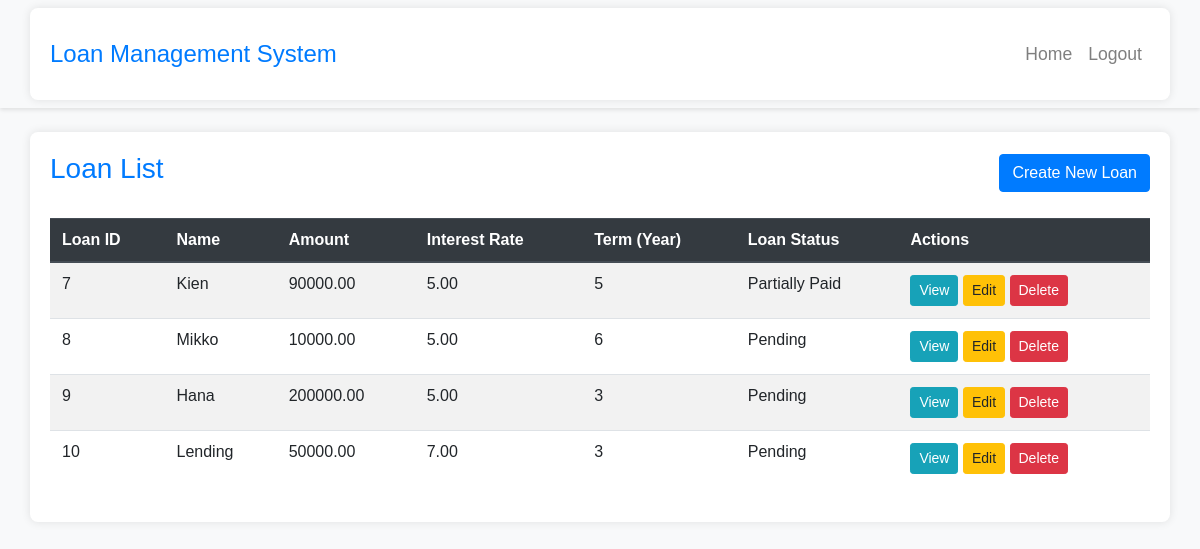
Page /loans/ (signed in) on the committed database.
### loans/models.py (models this page shows, shortened)
class Loan(models.Model):
    user = models.ForeignKey(User, on_delete=models.CASCADE)
    name = models.CharField(max_length=100, null = True)
    amount = models.DecimalField(max_digits=10, decimal_places=2)
    interest_rate = models.DecimalField(max_digits=5, decimal_places=2)
    term_year = models.IntegerField()
    start_date = models.DateField(default="yyyy-mm-dd")
    status = models.CharField(max_length=20, default='Pending')

### loans/views.py (the view)
# urls.py: path('', views.loan_list, name='loan_list'),
@login_required
def loan_list(request):
    loans = Loan.objects.all()
    return render(request, 'loans/loan_list.html', {'loans': loans})

### loans/templates/loans/loan_list.html (shortened to what this page needs)
{% extends "index.html" %}
{% block content %}
<div class="d-flex justify-content-between align-items-center mb-4">
    <h1 class="h3">Loan List</h1>
    <a href="{% url 'loan_create' %}" class="btn btn-primary">Create New Loan</a>
</div>
<div class="table-responsive">
    <table class="table table-hover table-striped">
        <thead class="thead-dark">
            <tr>
                <th scope="col">Loan ID</th>
                <th scope="col">Name</th>
                <th scope="col">Amount</th>
                <th scope="col">Interest Rate</th>
                <th scope="col">Term (Year)</th>
                <th scope="col">Loan Status</th>
                <th scope="col">Actions</th>
            </tr>
        </thead>
        <tbody>
            {% for loan in loans %}
            <tr>
                <td>{{ loan.id }}</td>
                <td>{{ loan.name }}</td>
                <td>{{ loan.amount }}</td>
                <td>{{ loan.interest_rate }}</td>
                <td>{{ loan.term_year }}</td>
                <td>{{ loan.status }}</td>
                <td>
                    <a href="{% url 'loan_detail' loan.id %}" class="btn btn-info btn-sm">View</a>
                    <a href="{% url 'loan_update' loan.id %}" class="btn btn-warning btn-sm">Edit</a>
                    <a href="{% url 'loan_delete' loan.id %}" class="btn btn-danger btn-sm">Delete</a>
                </td>
            </tr>
            {% endfor %}
        </tbody>
    </table>
</div>
{% endblock %}

### loans/templates/index.html (shortened to what this page needs)
{% load static %}
<html lang="en">
<head>
    <link href="https://stackpath.bootstrapcdn.com/bootstrap/4.5.2/css/bootstrap.min.css" rel="stylesheet">
    <link rel="stylesheet" type="text/css" href="{% static 'loans/style.css' %}">
</head>
<body>
    <nav class="navbar navbar-expand-lg navbar-light bg-light">
        <div class="container">
            <a class="navbar-brand" href="#">Loan Management System</a>
            <div class="collapse navbar-collapse" id="navbarNav">
                <ul class="navbar-nav ml-auto">
                    <li class="nav-item"><a class="nav-link" href="{% url 'loan_list' %}">Home</a></li>
                    {% if user.is_authenticated %}
                    <li class="nav-item"><a class="nav-link" href="{% url 'logout' %}">Logout</a></li>
                    {% else %}
                    <li class="nav-item"><a class="nav-link" href="{% url 'login' %}">Login</a></li>
                    {% endif %}
                </ul>
            </div>
        </div>
    </nav>
    <div class="container mt-4">
        {% block content %}{% endblock %}
    </div>
</body>
</html>

### loans/static/loans/style.css (style rules this page uses)
body { font-family: Arial, sans-serif; background-color: #f8f9fa; }
h1 { color: #007bff; }
.container { background-color: #ffffff; padding: 20px; border-radius: 8px; box-shadow: 0 0 10px rgba(0, 0, 0, 0.1); }
.navbar { box-shadow: 0 2px 4px rgba(0, 0, 0, 0.1); }
.navbar-brand { font-size: 1.5rem; color: #007bff !important; }
.nav-link { font-size: 1.1rem; }
ul { list-style-type: none; padding: 0; }
li { margin: 5px 0; }
a { color: #3498db; text-decoration: none; }

### rows in the picture
Loan: id "7", name "Kien", amount "90000.00", interest_rate "5.00", term_year "5", status "Partially Paid"
Loan: id "8", name "Mikko", amount "10000.00", interest_rate "5.00", term_year "6", status "Pending"
Loan: id "9", name "Hana", amount "200000.00", interest_rate "5.00", term_year "3", status "Pending"
Loan: id "10", name "Lending", amount "50000.00", interest_rate "7.00", term_year "3", status "Pending"
